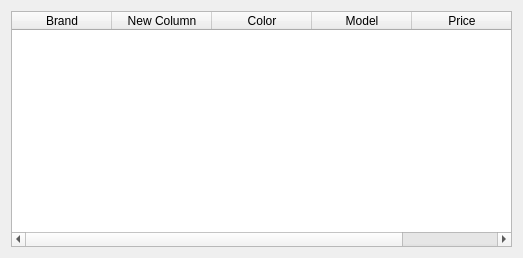
<?xml version="1.0" encoding="UTF-8"?>
<ui version="4.0">
 <class>Dialog</class>
 <widget class="QDialog" name="Dialog">
  <property name="geometry">
   <rect>
    <x>0</x>
    <y>0</y>
    <width>523</width>
    <height>258</height>
   </rect>
  </property>
  <property name="windowTitle">
   <string>Dialog</string>
  </property>
  <layout class="QVBoxLayout" name="verticalLayout">
   <item>
    <widget class="QTableWidget" name="tableWidget">
     <column>
      <property name="text">
       <string>Brand</string>
      </property>
     </column>
     <column>
      <property name="text">
       <string>New Column</string>
      </property>
     </column>
     <column>
      <property name="text">
       <string>Color</string>
      </property>
     </column>
     <column>
      <property name="text">
       <string>Model</string>
      </property>
     </column>
     <column>
      <property name="text">
       <string>Price</string>
      </property>
     </column>
    </widget>
   </item>
  </layout>
 </widget>
 <resources/>
 <connections/>
</ui>
